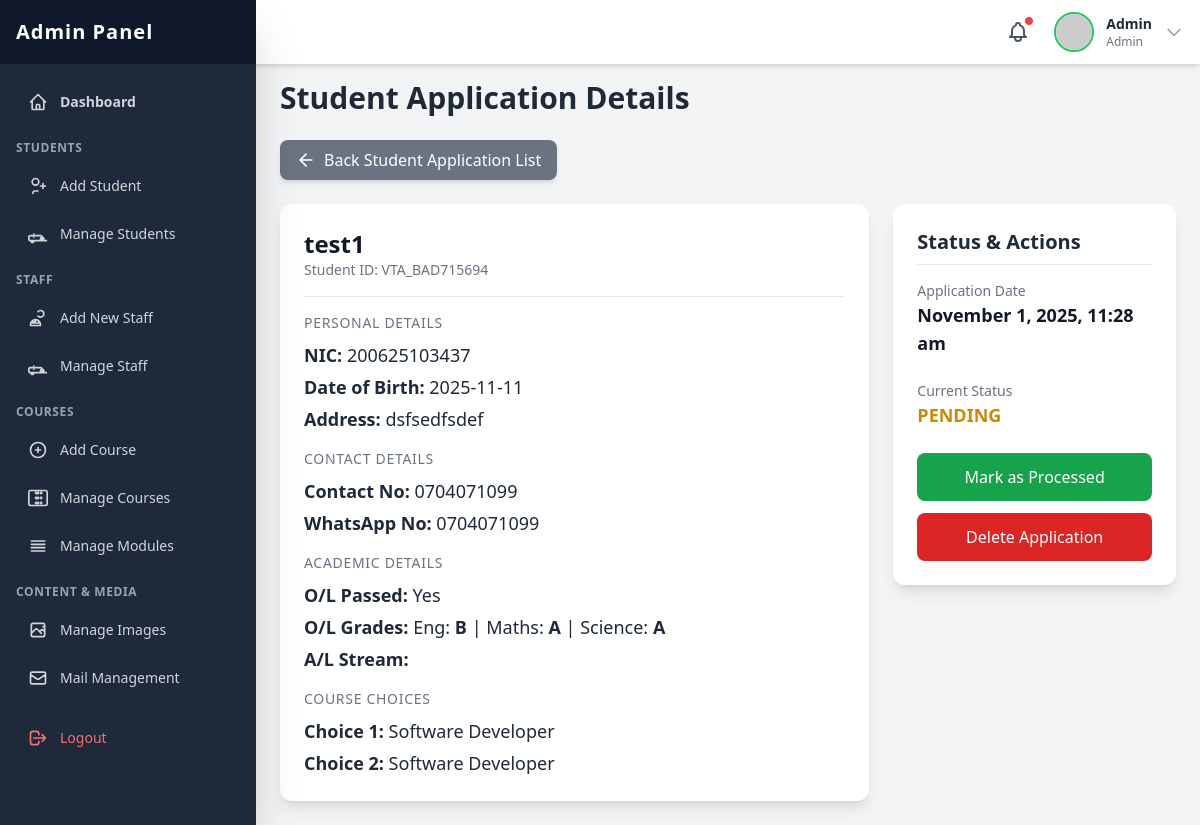
The page /admin/pages/view_student_details.php?id=19 (signed in) on the database its author committed.
### tables this page shows
CREATE TABLE `student_enrollments` (
  `id` int(10) UNSIGNED NOT NULL,
  `Student_id` varchar(50) NOT NULL,
  `full_name` varchar(255) NOT NULL,
  `nic` varchar(12) NOT NULL,
  `address` text NOT NULL,
  `dob` date NOT NULL,
  `contact_no` varchar(15) NOT NULL,
  `whatsapp_no` varchar(15) DEFAULT NULL,
  `ol_pass_status` enum('Yes','No') NOT NULL,
  `ol_english_grade` varchar(5) DEFAULT NULL,
  `ol_maths_grade` varchar(5) DEFAULT NULL,
  `ol_science_grade` varchar(5) DEFAULT NULL,
  `al_category` enum('science','commerce','arts','tech','other') NOT NULL,
  `course_option_one` varchar(100) NOT NULL,
  `course_option_two` varchar(100) DEFAULT NULL,
  `application_date` timestamp NOT NULL DEFAULT current_timestamp(),
  `is_processed` tinyint(1) DEFAULT 0
);

### admin/pages/view_student_details.php (the view, shortened to what this page needs)
<?php
include_once('../include/header.php');
include_once('../../include/connection.php');
$id = (int)$_GET['id'];
$query = "SELECT * FROM student_enrollments WHERE id = ?";
$stmt = $con->prepare($query);
$stmt->bind_param("i", $id);
$stmt->execute();
$result = $stmt->get_result();
if ($result->num_rows == 1) {
    $student = $result->fetch_assoc();
} else {
    echo "<div class='p-6'><p class='text-red-500'>Error: No student found with ID: " . htmlspecialchars($id) . "</p></div>";
    include_once('../include/footer.php');
    exit();
}
?>
<h2 class="text-3xl font-bold text-gray-800 mb-6">Student Application Details</h2>
<div class="mb-6">
    <a href="manage_students.php"
       class="inline-flex items-center px-4 py-2 bg-gray-500 text-white rounded-lg hover:bg-gray-600 shadow-md transition duration-150">
        <svg xmlns="http://www.w3.org/2000/svg" width="20" height="20" viewBox="0 0 24 24" fill="none" stroke="currentColor" stroke-width="2" stroke-linecap="round" stroke-linejoin="round" class="mr-2"><line x1="19" y1="12" x2="5" y2="12"></line><polyline points="12 19 5 12 12 5"></polyline></svg>
        Back Student Application List
    </a>
</div>
<div class="grid grid-cols-1 lg:grid-cols-3 gap-6">
    <div class="lg:col-span-2 bg-white p-6 rounded-xl shadow-lg">
        <div class="border-b pb-4 mb-4">
            <h3 class="text-2xl font-bold text-gray-900"><?php echo htmlspecialchars($student['full_name']); ?></h3>
            <p class="text-sm text-gray-500">Student ID: <?php echo htmlspecialchars($student['Student_id']); ?></p>
        </div>
        <div class="space-y-4">
             <div>
                <h4 class="text-sm font-medium text-gray-500 uppercase tracking-wider">Personal Details</h4>
                <div class="mt-2 text-lg text-gray-800 space-y-1">
                    <p><strong>NIC:</strong> <?php echo htmlspecialchars($student['nic']); ?></p>
                    <p><strong>Date of Birth:</strong> <?php echo htmlspecialchars($student['dob']); ?></p>
                    <p><strong>Address:</strong> <?php echo nl2br(htmlspecialchars($student['address'])); ?></p>
                </div>
            </div>
             <div>
                <h4 class="text-sm font-medium text-gray-500 uppercase tracking-wider">Contact Details</h4>
                <div class="mt-2 text-lg text-gray-800 space-y-1">
                    <p><strong>Contact No:</strong> <?php echo htmlspecialchars($student['contact_no']); ?></p>
                    <p><strong>WhatsApp No:</strong> <?php echo htmlspecialchars($student['whatsapp_no'] ?? 'N/A'); ?></p>
                </div>
            </div>
            <div>
                 <h4 class="text-sm font-medium text-gray-500 uppercase tracking-wider">Academic Details</h4>
                 <div class="mt-2 text-lg text-gray-800 space-y-1">
                    <p><strong>O/L Passed:</strong> <?php echo htmlspecialchars($student['ol_pass_status']); ?></p>
                    <p><strong>O/L Grades:</strong>
                        Eng: <strong><?php echo htmlspecialchars($student['ol_english_grade'] ?? '-'); ?></strong> |
                        Maths: <strong><?php echo htmlspecialchars($student['ol_maths_grade'] ?? '-'); ?></strong> |
                        Science: <strong><?php echo htmlspecialchars($student['ol_science_grade'] ?? '-'); ?></strong>
                    </p>
                    <p><strong>A/L Stream:</strong> <?php echo htmlspecialchars($student['al_category']); ?></p>
                </div>
            </div>
             <div>
                <h4 class="text-sm font-medium text-gray-500 uppercase tracking-wider">Course Choices</h4>
                <div class="mt-2 text-lg text-gray-800 space-y-1">
                    <p><strong>Choice 1:</strong> <?php echo htmlspecialchars($student['course_option_one']); ?></p>
                    <p><strong>Choice 2:</strong> <?php echo htmlspecialchars($student['course_option_two'] ?? 'N/A'); ?></p>
                </div>
            </div>
        </div>
    </div>
    <div class="lg:col-span-1">
        <div class="bg-white p-6 rounded-xl shadow-lg sticky top-28">
            <h3 class="text-xl font-semibold text-gray-800 mb-4 border-b pb-2">Status & Actions</h3>
            <div class="mb-6">
                <p class="text-sm font-medium text-gray-500">Application Date</p>
                <p class="text-lg font-semibold text-gray-900"><?php echo date('F j, Y, g:i a', strtotime($student['application_date'])); ?></p>
            </div>
            <div class="mb-6">
                <p class="text-sm font-medium text-gray-500">Current Status</p>
                <?php if ($student['is_processed'] == 1): ?>
                    <p class="text-lg font-bold text-green-600">PROCESSED</p>
                <?php else: ?>
                    <p class="text-lg font-bold text-yellow-600">PENDING</p>
                <?php endif; ?>
            </div>
            <div class="space-y-3">
                <?php if ($student['is_processed'] == 0): ?>
                <a href="../lib/student_action_handler.php?action=process&id=<?php echo htmlspecialchars($student['id']); ?>"
                   class="block w-full text-center p-3 font-medium rounded-lg text-white bg-green-600 hover:bg-green-700 transition duration-150">
                    Mark as Processed
                </a>
                <?php endif; ?>
                <a href="../lib/student_action_handler.php?action=delete&id=<?php echo htmlspecialchars($student['id']); ?>"
                   class="block w-full text-center p-3 font-medium rounded-lg text-white bg-red-600 hover:bg-red-700 transition duration-150"
                   onclick="return confirm('Are you sure you want to permanently delete this application? This action cannot be undone.');">
                    Delete Application
                </a>
            </div>
        </div>
    </div>
</div>
<?php
include_once('../include/footer.php');
?>

### admin/include/header.php (shortened to what this page needs)
<?php
$admin_username = isset($_SESSION['admin_username']) ? $_SESSION['admin_username'] : null;
$admin_display_name = 'User';
$admin_display_type = 'Guest';
if ($admin_username) {
    include_once __DIR__ . '/../../include/connection.php';
    if (isset($con)) {
        $query_admin = "SELECT username, type FROM admin WHERE username = ?";
        $stmt_admin = $con->prepare($query_admin);
        if ($stmt_admin) {
            $stmt_admin->bind_param("s", $admin_username);
            $stmt_admin->execute();
            $result_admin = $stmt_admin->get_result();
            if ($result_admin->num_rows == 1) {
                $admin_data = $result_admin->fetch_assoc();
                $admin_display_name = htmlspecialchars($admin_data['username']);
                $admin_display_type = htmlspecialchars(ucfirst($admin_data['type']));
            }
        } else {
             error_log("Admin header: Failed to prepare admin query: " . $con->error);
        }
    } else {
        error_log("Admin header: Database connection not established in connection.php.");
    }
}
?>
<!DOCTYPE html>
<html lang="en">
<head>
    <script src="https://cdn.tailwindcss.com"></script>
    <link href="https://cdnjs.cloudflare.com/ajax/libs/flowbite/2.2.1/flowbite.min.css" rel="stylesheet" />
    <link rel="stylesheet" href="../css/webkit.css">
</head>
<body class="bg-gray-100 min-h-screen">
    <header class="fixed top-0 left-0 right-0 h-16 bg-white shadow-md z-30 flex items-center justify-between px-4 transition-all duration-300" id="page-header">
        <div class="flex items-center space-x-4 relative"> <button class="relative p-2 text-gray-600 hover:text-green-600 transition duration-150 rounded-full hover:bg-gray-100">
                <span class="absolute top-1 right-1 w-2.5 h-2.5 bg-red-500 rounded-full border border-white"></span>
            </button>
            <button id="avatarButton" type="button" data-dropdown-toggle="userDropdown" data-dropdown-placement="bottom-start" class="flex items-center space-x-3 cursor-pointer group">
                <img class="h-10 w-10 rounded-full object-cover border-2 border-green-500" src="https://placehold.co/100x100/10b981/ffffff?text=<?php echo strtoupper(substr($admin_display_name, 0, 1)); ?>" alt="Admin Profile">
                <div class="hidden sm:block text-sm text-left"> <p class="font-semibold text-gray-800"><?php echo $admin_display_name; ?></p>
                    <p class="text-xs text-gray-500"><?php echo $admin_display_type; ?></p>
                </div>
                <svg class="w-5 h-5 text-gray-400 group-hover:text-gray-600 transition duration-150" fill="none" stroke="currentColor" viewBox="0 0 24 24" xmlns="http://www.w3.org/2000/svg"><path stroke-linecap="round" stroke-linejoin="round" stroke-width="2" d="M19 9l-7 7-7-7"></path></svg> </button>
            </div>
    </header>
    <div id="sidebar-wrapper">
        <nav class="fixed top-0 bottom-0 left-0 w-64 bg-slate-800 text-white z-40 transform -translate-x-full lg:translate-x-0 transition-transform duration-300 ease-in-out shadow-2xl" id="page-sidebar">
            <div class="h-16 bg-slate-900 flex items-center justify-between px-4">
                <h1 class="text-xl font-extrabold text-white tracking-wider">Admin Panel</h1>
            </div>
            <div class="px-4 space-y-2 h-full overflow-y-auto pt-4 pb-16">
                 <div class="space-y-1">
                    <a href="Dashboard.php" class="flex items-center p-3 text-sm font-semibold rounded-lg text-gray-300 hover:bg-slate-700 hover:text-white transition duration-150">
                        Dashboard
                    </a>
                    <p class="text-xs font-semibold text-gray-400 pt-3 pb-1 uppercase tracking-wider">Students</p>
                    <a href="student_register.php" class="flex items-center p-3 text-sm font-medium rounded-lg text-gray-300 hover:bg-slate-700 hover:text-white transition duration-150">
                        <svg class="w-5 h-5 mr-3" fill="none" stroke="currentColor" viewBox="0 0 24 24" xmlns="http://www.w3.org/2000/svg"><path stroke-linecap="round" stroke-linejoin="round" stroke-width="2" d="M18 9v3m0 0v3m0-3h3m-3 0h-3m-2-5a4 4 0 11-8 0 4 4 0 018 0zM12 18H8a2 2 0 00-2 2v1"></path></svg>
                        Add Student
                    </a>
                    <a href="manage_students.php" class="flex items-center p-3 text-sm font-medium rounded-lg text-gray-300 hover:bg-slate-700 hover:text-white transition duration-150">
                        Manage Students
                    </a>
                    <p class="text-xs font-semibold text-gray-400 pt-3 pb-1 uppercase tracking-wider">Staff</p>
                    <a href="staff_register.php"  class="flex items-center p-3 text-sm font-medium rounded-lg text-gray-300 hover:bg-slate-700 hover:text-white transition duration-150">
                        <svg class="w-5 h-5 mr-3" fill="none" stroke="currentColor" viewBox="0 0 24 24" xmlns="http://www.w3.org/2000/svg"><path stroke-linecap="round" stroke-linejoin="round" stroke-width="2" d="M12 4.354a4 4 0 110 5.292M15 21H3v-1a6 6 0 0112 0v1zm-6-4a6 6 0 00-4 0v1h8v-1m-4 0v-2"></path></svg>
                        Add New Staff
                    </a>
                    <a href="manage_staff.php" class="flex items-center p-3 text-sm font-medium rounded-lg text-gray-300 hover:bg-slate-700 hover:text-white transition duration-150">
                         Manage Staff
                    </a>
                    <p class="text-xs font-semibold text-gray-400 pt-3 pb-1 uppercase tracking-wider">Courses</p>
                    <a href="add_course.php" class="flex items-center p-3 text-sm font-medium rounded-lg text-gray-300 hover:bg-slate-700 hover:text-white transition duration-150">
                        <svg class="w-5 h-5 mr-3" fill="none" stroke="currentColor" viewBox="0 0 24 24" xmlns="http://www.w3.org/2000/svg"><path stroke-linecap="round" stroke-linejoin="round" stroke-width="2" d="M12 9v3m0 0v3m0-3h3m-3 0H9m12 0a9 9 0 11-18 0 9 9 0 0118 0z"></path></svg>
                        Add Course
                    </a>
                    <a href="manage_course.php" class="flex items-center p-3 text-sm font-medium rounded-lg text-gray-300 hover:bg-slate-700 hover:text-white transition duration-150">
                        Manage Courses
                    </a>
                     <a href="manage_modules.php" class="flex items-center p-3 text-sm font-medium rounded-lg text-gray-300 hover:bg-slate-700 hover:text-white transition duration-150">
                        <svg class="w-5 h-5 mr-3" fill="none" stroke="currentColor" viewBox="0 0 24 24" xmlns="http://www.w3.org/2000/svg"><path stroke-linecap="round" stroke-linejoin="round" stroke-width="2" d="M4 6h16M4 10h16M4 14h16M4 18h16"></path></svg>
                        Manage Modules
                    </a>
                    <p class="text-xs font-semibold text-gray-400 pt-3 pb-1 uppercase tracking-wider">Content & Media</p>
                    <a href="manage images.php" class="flex items-center p-3 text-sm font-medium rounded-lg text-gray-300 hover:bg-slate-700 hover:text-white transition duration-150">
                        Manage Images
                    </a>
                    <a href="mail_management.php" class="flex items-center p-3 text-sm font-medium rounded-lg text-gray-300 hover:bg-slate-700 hover:text-white transition duration-150">
                        <svg class="w-5 h-5 mr-3" fill="none" stroke="currentColor" viewBox="0 0 24 24" xmlns="http://www.w3.org/2000/svg"><path stroke-linecap="round" stroke-linejoin="round" stroke-width="2" d="M3 8l7.89 5.26a2 2 0 002.22 0L21 8M5 19h14a2 2 0 002-2V7a2 2 0 00-2-2H5a2 2 0 00-2 2v10a2 2 0 002 2z"></path></svg>
                        Mail Management
                    </a>
                    <a href="../lib/logout.php" class="flex items-center p-3 text-sm font-medium rounded-lg text-red-400 hover:bg-slate-700 hover:text-red-300 transition duration-150 mt-8 !pt-6">
                        <svg class="w-5 h-5 mr-3" fill="none" stroke="currentColor" viewBox="0 0 24 24" xmlns="http://www.w3.org/2000/svg"><path stroke-linecap="round" stroke-linejoin="round" stroke-width="2" d="M17 16l4-4m0 0l-4-4m4 4H7m6 4v1a3 3 0 01-3 3H6a3 3 0 01-3-3V7a3 3 0 013-3h4a3 3 0 013 3v1"></path></svg>
                        Logout
                    </a>
                </div>
            </div>
        </nav>
    </div>
    <main class="pt-20 p-6 lg:ml-64 transition-all duration-300" id="main-content">

### admin/css/webkit.css (style rules this page uses)
html { font-family: 'Inter', sans-serif; }

### rows shown on the page
student_enrollments: full_name "test1", Student "VTA_BAD715694", nic "200625103437", dob "2025-11-11", address "dsfsedfsdef", contact_no "0704071099", whatsapp_no "0704071099", ol_pass_status "Yes", ol_english_grade "B", ol_maths_grade "A", ol_science_grade "A", course_option_one "Software Developer", course_option_two "Software Developer", application_date "November 1, 2025, 11:28 am"

### other values the page prints
$admin_display_name "Admin"
$admin_display_type "Admin"
